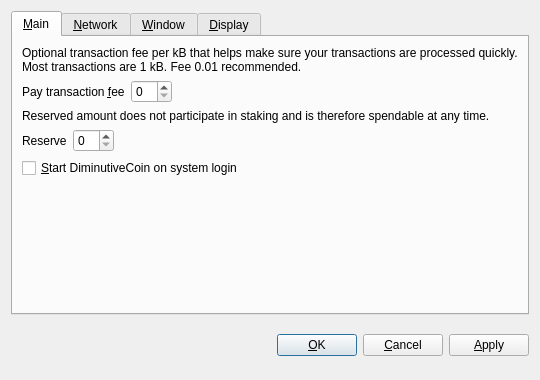
<?xml version="1.0" encoding="UTF-8"?>
<ui version="4.0">
 <class>OptionsDialog</class>
 <widget class="QDialog" name="OptionsDialog">
  <property name="geometry">
   <rect>
    <x>0</x>
    <y>0</y>
    <width>540</width>
    <height>380</height>
   </rect>
  </property>
  <property name="windowTitle">
   <string>Options</string>
  </property>
  <property name="modal">
   <bool>true</bool>
  </property>
  <layout class="QVBoxLayout" name="verticalLayout">
   <item>
    <widget class="QTabWidget" name="tabWidget">
     <property name="tabPosition">
      <enum>QTabWidget::North</enum>
     </property>
     <property name="currentIndex">
      <number>0</number>
     </property>
     <widget class="QWidget" name="tabMain">
      <attribute name="title">
       <string>&amp;Main</string>
      </attribute>
      <layout class="QVBoxLayout" name="verticalLayout_Main">
       <item>
        <widget class="QLabel" name="transactionFeeInfoLabel">
         <property name="text">
          <string>Optional transaction fee per kB that helps make sure your transactions are processed quickly. Most transactions are 1 kB. Fee 0.01 recommended.</string>
         </property>
         <property name="textFormat">
          <enum>Qt::PlainText</enum>
         </property>
         <property name="wordWrap">
          <bool>true</bool>
         </property>
        </widget>
       </item>
       <item>
        <layout class="QHBoxLayout" name="horizontalLayoutFee">
         <item>
          <widget class="QLabel" name="transactionFeeLabel">
           <property name="text">
            <string>Pay transaction &amp;fee</string>
           </property>
           <property name="textFormat">
            <enum>Qt::PlainText</enum>
           </property>
           <property name="buddy">
            <cstring>transactionFee</cstring>
           </property>
          </widget>
         </item>
         <item>
          <widget class="DiminutiveCoinAmountField" name="transactionFee"/>
         </item>
         <item>
          <spacer name="horizontalSpacerFee">
           <property name="orientation">
            <enum>Qt::Horizontal</enum>
           </property>
           <property name="sizeHint" stdset="0">
            <size>
             <width>40</width>
             <height>20</height>
            </size>
           </property>
          </spacer>
         </item>
        </layout>
       </item>
       <item>
        <widget class="QLabel" name="reserveBalanceInfoLabel">
         <property name="text">
          <string>Reserved amount does not participate in staking and is therefore spendable at any time.</string>
         </property>
         <property name="textFormat">
          <enum>Qt::PlainText</enum>
         </property>
         <property name="wordWrap">
          <bool>true</bool>
         </property>
        </widget>
       </item>
       <item>
        <layout class="QHBoxLayout" name="horizontalLayoutReserveBalance">
         <item>
          <widget class="QLabel" name="reserveBalanceLabel">
           <property name="text">
            <string>Reserve</string>
           </property>
           <property name="textFormat">
            <enum>Qt::PlainText</enum>
           </property>
           <property name="buddy">
            <cstring>reserveBalance</cstring>
           </property>
          </widget>
         </item>
         <item>
          <widget class="DiminutiveCoinAmountField" name="reserveBalance"/>
         </item>
         <item>
          <spacer name="horizontalSpacerReserveBalance">
           <property name="orientation">
            <enum>Qt::Horizontal</enum>
           </property>
           <property name="sizeHint" stdset="0">
            <size>
             <width>40</width>
             <height>20</height>
            </size>
           </property>
          </spacer>
         </item>
        </layout>
       </item>
       <item>
        <widget class="QCheckBox" name="diminutivecoinAtStartup">
         <property name="toolTip">
          <string>Automatically start DiminutiveCoin after logging in to the system.</string>
         </property>
         <property name="text">
          <string>&amp;Start DiminutiveCoin on system login</string>
         </property>
        </widget>
       </item>
       <item>
        <spacer name="verticalSpacer_Main">
         <property name="orientation">
          <enum>Qt::Vertical</enum>
         </property>
         <property name="sizeHint" stdset="0">
          <size>
           <width>20</width>
           <height>40</height>
          </size>
         </property>
        </spacer>
       </item>
      </layout>
     </widget>
     <widget class="QWidget" name="tabNetwork">
      <attribute name="title">
       <string>&amp;Network</string>
      </attribute>
      <layout class="QVBoxLayout" name="verticalLayout_Network">
       <item>
        <widget class="QCheckBox" name="connectSocks">
         <property name="toolTip">
          <string>Connect to the DiminutiveCoin network through a SOCKS5 proxy (e.g. when connecting through Tor).</string>
         </property>
         <property name="text">
          <string>&amp;Connect through SOCKS5 proxy:</string>
         </property>
        </widget>
       </item>
       <item>
        <layout class="QHBoxLayout" name="horizontalLayout_Network">
         <item>
          <widget class="QLabel" name="proxyIpLabel">
           <property name="text">
            <string>Proxy &amp;IP:</string>
           </property>
           <property name="textFormat">
            <enum>Qt::PlainText</enum>
           </property>
           <property name="buddy">
            <cstring>proxyIp</cstring>
           </property>
          </widget>
         </item>
         <item>
          <widget class="QValidatedLineEdit" name="proxyIp">
           <property name="maximumSize">
            <size>
             <width>140</width>
             <height>16777215</height>
            </size>
           </property>
           <property name="toolTip">
            <string>IP address of the proxy (e.g. 127.0.0.1)</string>
           </property>
          </widget>
         </item>
         <item>
          <widget class="QLabel" name="proxyPortLabel">
           <property name="text">
            <string>&amp;Port:</string>
           </property>
           <property name="textFormat">
            <enum>Qt::PlainText</enum>
           </property>
           <property name="buddy">
            <cstring>proxyPort</cstring>
           </property>
          </widget>
         </item>
         <item>
          <widget class="QLineEdit" name="proxyPort">
           <property name="maximumSize">
            <size>
             <width>55</width>
             <height>16777215</height>
            </size>
           </property>
           <property name="toolTip">
            <string>Port of the proxy (e.g. 9050)</string>
           </property>
          </widget>
         </item>
         <item>
          <spacer name="horizontalSpacer_Network">
           <property name="orientation">
            <enum>Qt::Horizontal</enum>
           </property>
           <property name="sizeHint" stdset="0">
            <size>
             <width>40</width>
             <height>20</height>
            </size>
           </property>
          </spacer>
         </item>
        </layout>
       </item>
       <item>
        <spacer name="verticalSpacer_Network">
         <property name="orientation">
          <enum>Qt::Vertical</enum>
         </property>
         <property name="sizeHint" stdset="0">
          <size>
           <width>20</width>
           <height>40</height>
          </size>
         </property>
        </spacer>
       </item>
      </layout>
     </widget>
     <widget class="QWidget" name="tabWindow">
      <attribute name="title">
       <string>&amp;Window</string>
      </attribute>
      <layout class="QVBoxLayout" name="verticalLayout_Window">
       <item>
        <widget class="QCheckBox" name="minimizeToTray">
         <property name="toolTip">
          <string>Show only a tray icon after minimizing the window.</string>
         </property>
         <property name="text">
          <string>&amp;Minimize to the tray instead of the taskbar</string>
         </property>
        </widget>
       </item>
       <item>
        <widget class="QCheckBox" name="minimizeOnClose">
         <property name="toolTip">
          <string>Minimize instead of exit the application when the window is closed. When this option is enabled, the application will be closed only after selecting Quit in the menu.</string>
         </property>
         <property name="text">
          <string>M&amp;inimize on close</string>
         </property>
        </widget>
       </item>
       <item>
        <spacer name="verticalSpacer_Window">
         <property name="orientation">
          <enum>Qt::Vertical</enum>
         </property>
         <property name="sizeHint" stdset="0">
          <size>
           <width>20</width>
           <height>40</height>
          </size>
         </property>
        </spacer>
       </item>
      </layout>
     </widget>
     <widget class="QWidget" name="tabDisplay">
      <attribute name="title">
       <string>&amp;Display</string>
      </attribute>
      <layout class="QVBoxLayout" name="verticalLayout_Display">
       <item>
        <layout class="QHBoxLayout" name="horizontalLayout_1_Display">
         <item>
          <widget class="QLabel" name="langLabel">
           <property name="text">
            <string>User Interface &amp;language:</string>
           </property>
           <property name="textFormat">
            <enum>Qt::PlainText</enum>
           </property>
           <property name="buddy">
            <cstring>lang</cstring>
           </property>
          </widget>
         </item>
         <item>
          <widget class="QValueComboBox" name="lang">
           <property name="toolTip">
            <string>The user interface language can be set here. This setting will take effect after restarting DiminutiveCoin.</string>
           </property>
          </widget>
         </item>
        </layout>
       </item>
       <item>
        <layout class="QHBoxLayout" name="horizontalLayout_2_Display">
         <item>
          <widget class="QLabel" name="unitLabel">
           <property name="text">
            <string>&amp;Unit to show amounts in:</string>
           </property>
           <property name="textFormat">
            <enum>Qt::PlainText</enum>
           </property>
           <property name="buddy">
            <cstring>unit</cstring>
           </property>
          </widget>
         </item>
         <item>
          <widget class="QValueComboBox" name="unit">
           <property name="toolTip">
            <string>Choose the default subdivision unit to show in the interface and when sending coins.</string>
           </property>
          </widget>
         </item>
        </layout>
       </item>
       <item>
        <widget class="QCheckBox" name="coinControlFeatures">
         <property name="toolTip">
          <string>Whether to show coin control features or not.</string>
         </property>
         <property name="text">
          <string>Display coin &amp;control features (experts only!)</string>
         </property>
        </widget>
       </item>
       <item>
        <widget class="QCheckBox" name="useBlackTheme">
         <property name="text">
          <string>Use black visual theme (requires restart)</string>
         </property>
        </widget>
       </item>
       <item>
        <spacer name="verticalSpacer_Display">
         <property name="orientation">
          <enum>Qt::Vertical</enum>
         </property>
         <property name="sizeHint" stdset="0">
          <size>
           <width>20</width>
           <height>40</height>
          </size>
         </property>
        </spacer>
       </item>
      </layout>
     </widget>
    </widget>
   </item>
   <item>
    <layout class="QHBoxLayout" name="horizontalLayout_Buttons">
     <item>
      <spacer name="horizontalSpacer_1">
       <property name="orientation">
        <enum>Qt::Horizontal</enum>
       </property>
       <property name="sizeHint" stdset="0">
        <size>
         <width>40</width>
         <height>48</height>
        </size>
       </property>
      </spacer>
     </item>
     <item>
      <widget class="QLabel" name="statusLabel">
       <property name="font">
        <font>
         <weight>75</weight>
         <bold>true</bold>
        </font>
       </property>
       <property name="text">
        <string/>
       </property>
       <property name="textFormat">
        <enum>Qt::PlainText</enum>
       </property>
       <property name="wordWrap">
        <bool>true</bool>
       </property>
      </widget>
     </item>
     <item>
      <spacer name="horizontalSpacer_2">
       <property name="orientation">
        <enum>Qt::Horizontal</enum>
       </property>
       <property name="sizeHint" stdset="0">
        <size>
         <width>40</width>
         <height>48</height>
        </size>
       </property>
      </spacer>
     </item>
     <item>
      <widget class="QPushButton" name="okButton">
       <property name="text">
        <string>&amp;OK</string>
       </property>
      </widget>
     </item>
     <item>
      <widget class="QPushButton" name="cancelButton">
       <property name="text">
        <string>&amp;Cancel</string>
       </property>
       <property name="autoDefault">
        <bool>false</bool>
       </property>
      </widget>
     </item>
     <item>
      <widget class="QPushButton" name="applyButton">
       <property name="text">
        <string>&amp;Apply</string>
       </property>
       <property name="autoDefault">
        <bool>false</bool>
       </property>
      </widget>
     </item>
    </layout>
   </item>
  </layout>
 </widget>
 <customwidgets>
  <customwidget>
   <class>DiminutiveCoinAmountField</class>
   <extends>QSpinBox</extends>
   <header>diminutivecoinamountfield.h</header>
  </customwidget>
  <customwidget>
   <class>QValueComboBox</class>
   <extends>QComboBox</extends>
   <header>qvaluecombobox.h</header>
  </customwidget>
  <customwidget>
   <class>QValidatedLineEdit</class>
   <extends>QLineEdit</extends>
   <header>qvalidatedlineedit.h</header>
  </customwidget>
 </customwidgets>
 <resources/>
 <connections/>
</ui>
